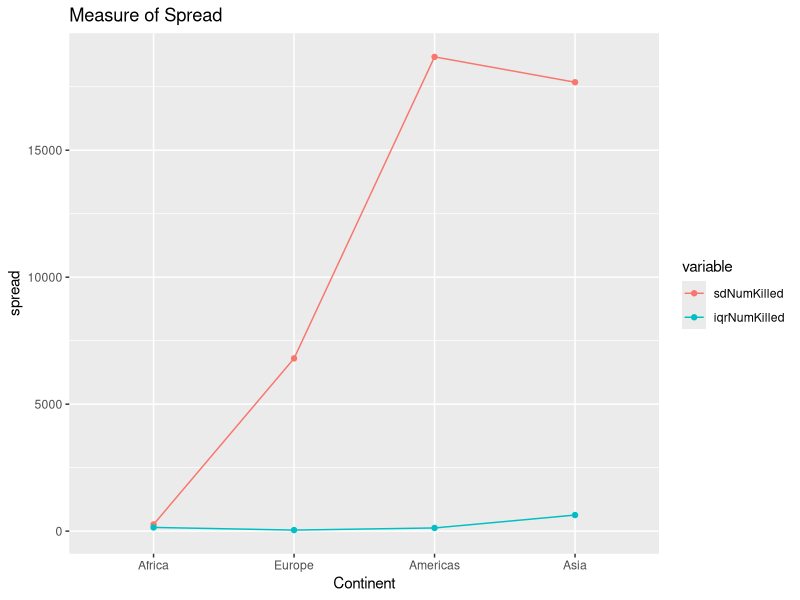
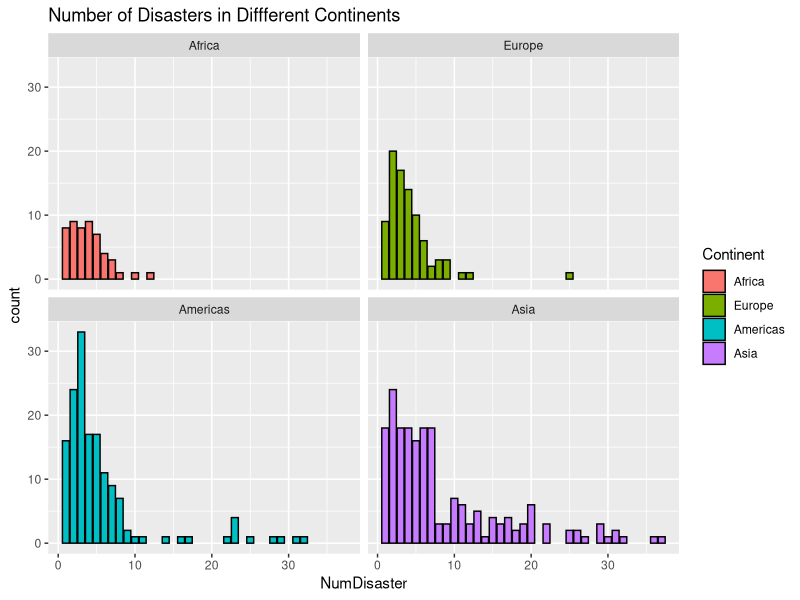
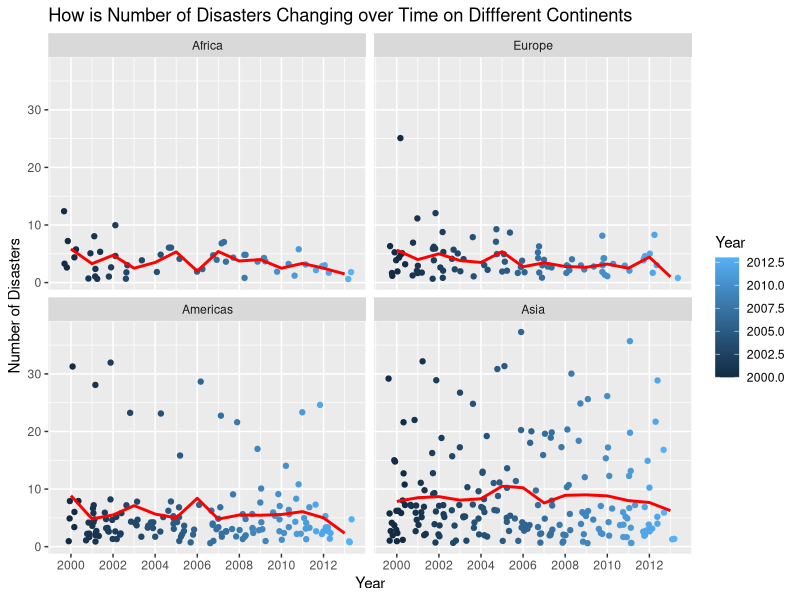
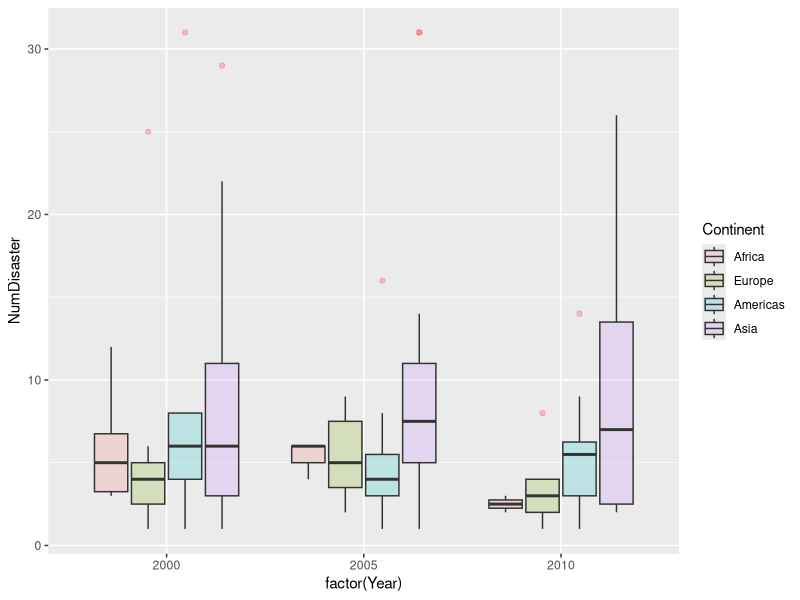
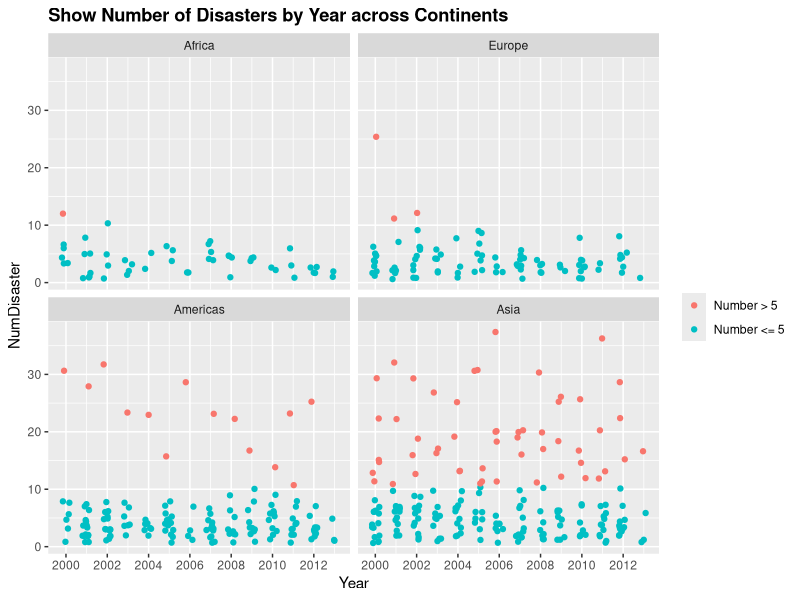
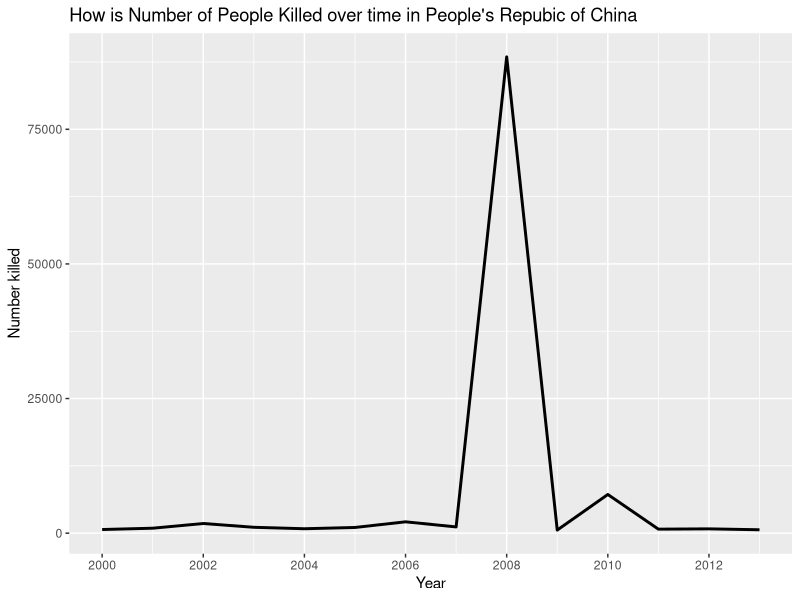
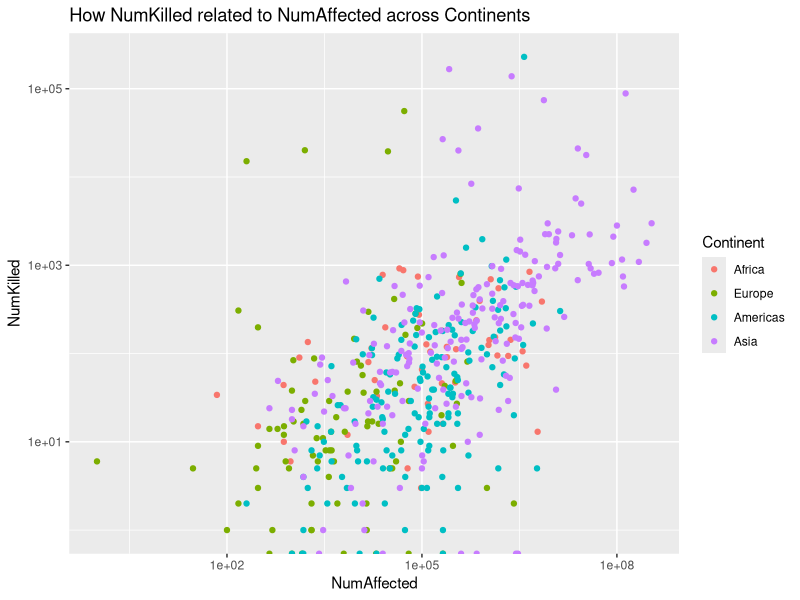
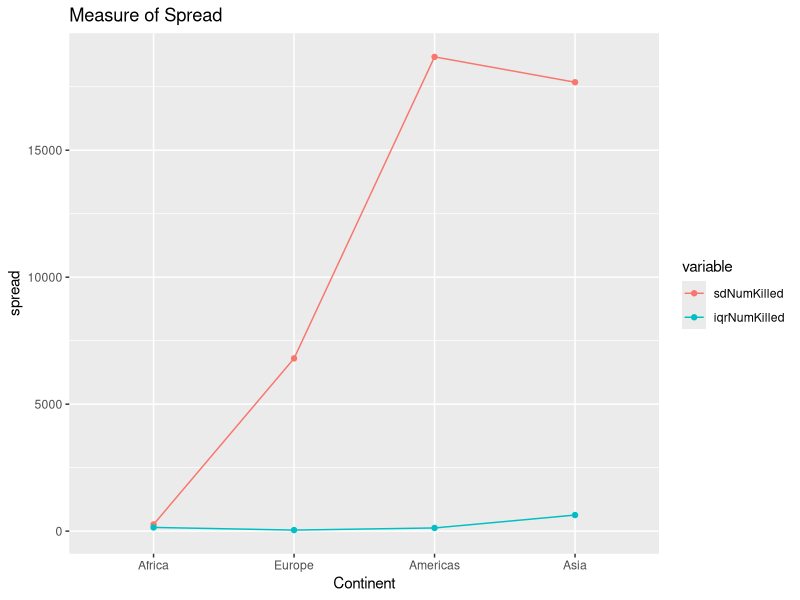

Write the R code that produced these figures, in order.
library(arm)
library(ggplot2)
library(plyr)
library(xtable)
library(reshape2)

Disaster <- read.delim("Disaster_clean.tsv")


## Learn from JB's code
## infer order of Race and Film factors from order in file
Disaster <-
  within(Disaster, {
    Continent <- factor(as.character(Continent), 
                        levels = unique(Disaster$Continent))
  })
## Yes! It is still follow the order!!!!!

## try to get the spread of death within the continents
spreaddeath <- ddply(Disaster, ~ Continent, summarize,
                     sdNumKilled = sd(NumKilled), 
                     iqrNumKilled = IQR(NumKilled))
write.table (spreaddeath,"spreaddeath.tsv", quote = FALSE,
             sep = "\t", row.names = FALSE)

newspread <- melt(spreaddeath, id="Continent")
ggplot(newspread, aes(x = Continent, y = value, colour = variable)) + 
  geom_point() + geom_line(aes(x=as.numeric(Continent)))+ ylab("spread") +
  ggtitle("Measure of Spread")
ggsave("line_MeasureofSpread.png")

## Then, try to produce the maximum and minimum statistics 
## for different variables in all continents
## for all continents
maxmean<- ddply(Disaster, ~ Continent, summarize, 
                meanDamage = mean(TotalDamUSD),
                maxDamage= max(TotalDamUSD),
                meanAffPop = mean(NumAffected),
                maxAffPop = max(NumAffected),
                meanInjured = mean(NumInjured),
                maxInjured = max(NumInjured),
                meanDeath = mean(NumKilled),
                maxDeath = max(NumKilled),
                meanHomeless = mean(NumHomeless),
                maxHomeless = max(NumHomeless)
)
write.table (maxmean,"maxmean.tsv", quote = FALSE,
             sep = "\t", row.names = FALSE)

## We have summarized some detailed information about different 
## variables in the dataset. Now, let's discouver more details.
## First,let's identify which varibales play an important role to predict 
## the damaged amount from natural disasters.

## To start with, Let us to fit the full model.
FullModel <- lm(TotalDamUSD ~ NumDisaster + NumKilled + NumInjured +
                  NumAffected +NumHomeless, data = Disaster)
summary(FullModel)

## Based on the summmary, it can be shown that number of disasters 
## played a significant role to determine the damaged amount. 
## Therefore, I will pay more attention on whether the
## number of disasters also play an essential role in country level.

mFun <- function(x) {
  model <- lm(TotalDamUSD ~ NumDisaster, x)
  estCoefs <- c(coef(model))
  estSE <- c(se.coef(model))
  ## 2 means 2nd row (we do not want to test intercept), 
  ## 4 means the 4th column, which corresponding to p-value
  p_value <- summary(model)$coefficients[2, 4]  
  names(estCoefs) <- c("intercept", "NumDisaster")
  names(estSE) <- c("SE(intercept)", "SE(NumDisaster)")
  names(p_value) <- "p-value (NumDisaster)"
  return (c(estCoefs,estSE,p_value))
}

mCoefs <- ddply(Disaster, ~Country, mFun)
write.table (mCoefs,"regression.tsv", quote = FALSE,
             sep = "\t", row.names = FALSE)

## I tried my best, but I am not sure whether this is the correct way.
## Based on above table, we found that even though the number 
## of disasters play an critical role in the world level, 
## it does not significant in country level for most countries. 
## It might because the individual country has limited sample size. 
## Thus, the standard error is huge.

## The next topic that I would like to focus on is how the number of 
## disasters changing over time on different continents.

## To begin with, let us plot the number of disasters in different continents.

ggplot(Disaster,aes(x=NumDisaster, fill= Continent)) + facet_wrap(~Continent)+
  geom_bar(binwidth = 2, color = "black") +
  ggtitle("Number of Disasters in Diffferent Continents")
ggsave("barchart_DisasterbyContinent.png")

## After having some basic ideas about the frequency of the number of disasters in 
## different continents,I will look at the number of disasters changing over time 
## on diffferent continents

ggplot(Disaster, aes(x = Year, y = NumDisaster, color = Year))+ 
  geom_jitter() + facet_wrap(~ Continent) + 
  geom_line(stat = "summary", fun.y = "mean", col = "red", lwd = 1) +
  ggtitle("How is Number of Disasters Changing over Time on Diffferent Continents") + 
  scale_x_continuous(name = "Year", breaks = seq(min(Disaster$Year), 
                                                 max(Disaster$Year), by = 2))  + 
  xlab("Year") + ylab("Number of Disasters")
ggsave("stripplot_NumofDisTimeContinent.png")

## Based on the plot, there is no significan relationship beween the number of disasters 
## and time. However, it can be found that there is some difference for the number of 
## disasters across continents.

## Next, try boxplot for the year 2000, 2005 and 2010
ggplot(subset(Disaster, Year %in% c(2000,2005,2010)), aes(x = factor(Year), 
                                                          y = NumDisaster, 
                                                          fill = Continent), 
       groups = Continent) + geom_boxplot(alpha = 0.2, outlier.colour= "red") 
ggsave("boxplot_DisasterbyYear.png")

## Obviously, Asia has more variation for the number of disasters.

## Finally, let us try another plot about the number of disasters changing over 
## time on diffferent continents
low_number= 10
ggplot(Disaster, aes(x = Year, y = NumDisaster, 
                     colour = NumDisaster <= low_number)) + 
  geom_jitter(position = position_jitter(width = .2)) + 
  facet_wrap(~ Continent) + 
  ggtitle(paste("NumDisaster <= ", low_number)) + 
  theme(plot.title = element_text(face="bold")) + 
  ggtitle("Show Number of Disasters by Year across Continents") + 
  scale_colour_discrete(name="",breaks=c("FALSE", "TRUE"),
                        labels=c("Number > 5", "Number <= 5")) +
  scale_x_continuous(name = "Year", breaks = seq(min(Disaster$Year), 
                                                 max(Disaster$Year), by = 2)) 
ggsave("stripplot_DisasterbyYC.png")


## By looking at above graph, we can see Americas and Asia have more natural 
## disasters than other continents.


## Now, Let us look at a special plot: dots scatterplot of number of natural 
## disaster over year for China. Why??

ggplot(subset(Disaster, Country == "China P Rep"), aes(x = Year, y = NumKilled)) + 
  geom_line(lwd=1) + xlab("Year") + ylab("Number killed") +
  ggtitle("How is Number of People Killed over time in People's Repubic of China") +
  scale_x_continuous(name = "Year", breaks = seq(min(Disaster$Year), 
                                                 max(Disaster$Year), by = 2)) 
ggsave("line_NumKilledChina.png")


## The graph shows that more than 80,000 were killed by natural disaster 
## in the year of 2008 in China. That was Sichuan Earthquake. At that time, 
## I was also in Sichuan and experienced this catastrophe. I feel sorry for 
## those people who lost their lives during this disaster.Since I experienced 
## this natural disaster, I would think this is an important plot for me!!


## Next, I would like to evaluate whether there is a relationship between affected 
## population and death across continents.The question is that whether more people got 
## affected will lead more people be killed? Since some natural disasters caused a lot of 
## people lost lives, I used log transformation (**Question** Log transformation may not make sense?)

ggplot(Disaster, aes(x = NumAffected, y = NumKilled, color = Continent)) + 
  geom_point() + scale_x_log10() + scale_y_log10()+
  ggtitle("How NumKilled related to NumAffected across Continents") 
ggsave("points_NumKilledwithAffected.png")

## Based on the graph, it can be seen that with the increase of number of people got affected,
## there is a slightly increasing trend for the number of people got killed.
